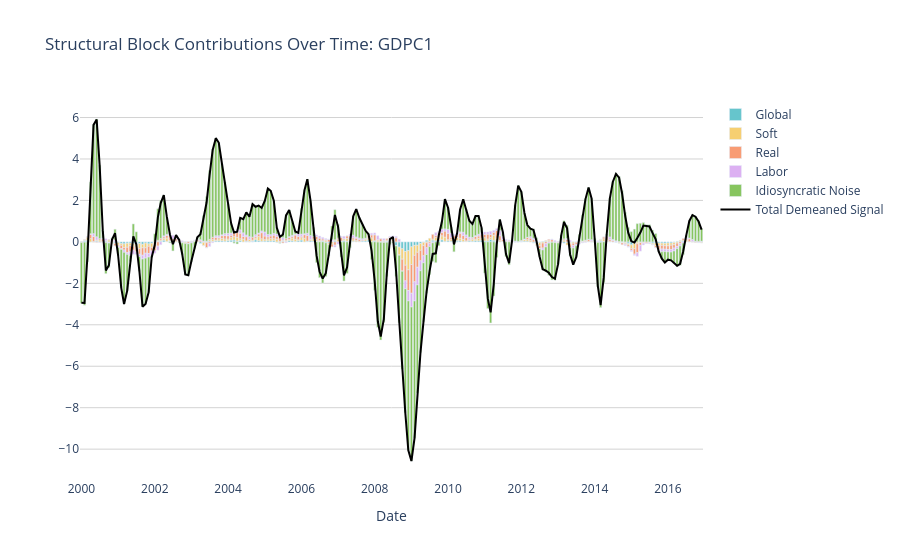

This figure's notebook cell:
### Markdown cell above
### Plotting the Decomposition

The `plot_block_contributions` function automatically isolates the $\Lambda_{GDP} \times F_{Factor}$ multiplication map for a specific series. 

Below, observe how the Demeaned Signal (black line) behaves simply as the stacked structural aggregate of the Block models.

### Code cell
# Decompose Real GDP (GDPC1) into its Soft vs Real components
fig = plot_block_contributions(ResObject, Spec, Time_old, target_series="GDPC1")

# Interactively zoom into different months to see which specific block
# drove the negative or positive signals associated with GDP!
fig.show()

### Figure 1 — Plotly figure (JSON) as saved in the notebook; plotly's stock layout.template omitted (floating-point values rounded to 4 significant figures; data arrays with more than 128 entries replaced by an {"elided": "..."} marker saying what was removed)
{"data": [{"marker": {"color": "rgb(102, 197, 204)"}, "name": "Global", "type": "bar", "x": {"elided": "204 str values"}, "y": {"elided": "204 float values"}}, {"marker": {"color": "rgb(246, 207, 113)"}, "name": "Soft", "type": "bar", "x": {"elided": "204 str values"}, "y": {"elided": "204 float values"}}, {"marker": {"color": "rgb(248, 156, 116)"}, "name": "Real", "type": "bar", "x": {"elided": "204 str values"}, "y": {"elided": "204 float values"}}, {"marker": {"color": "rgb(220, 176, 242)"}, "name": "Labor", "type": "bar", "x": {"elided": "204 str values"}, "y": {"elided": "204 float values"}}, {"marker": {"color": "rgb(135, 197, 95)"}, "name": "Idiosyncratic Noise", "type": "bar", "x": {"elided": "204 str values"}, "y": {"elided": "204 float values"}}, {"line": {"color": "black", "width": 2}, "mode": "lines", "name": "Total Demeaned Signal", "type": "scatter", "x": {"elided": "204 str values"}, "y": {"elided": "204 float values"}}], "layout": {"barmode": "relative", "hovermode": "x unified", "paper_bgcolor": "white", "plot_bgcolor": "white", "showlegend": true, "title": {"text": "Structural Block Contributions Over Time: GDPC1"}, "xaxis": {"title": {"text": "Date"}}, "yaxis": {"gridcolor": "LightGray", "gridwidth": 1, "showgrid": true}}}
